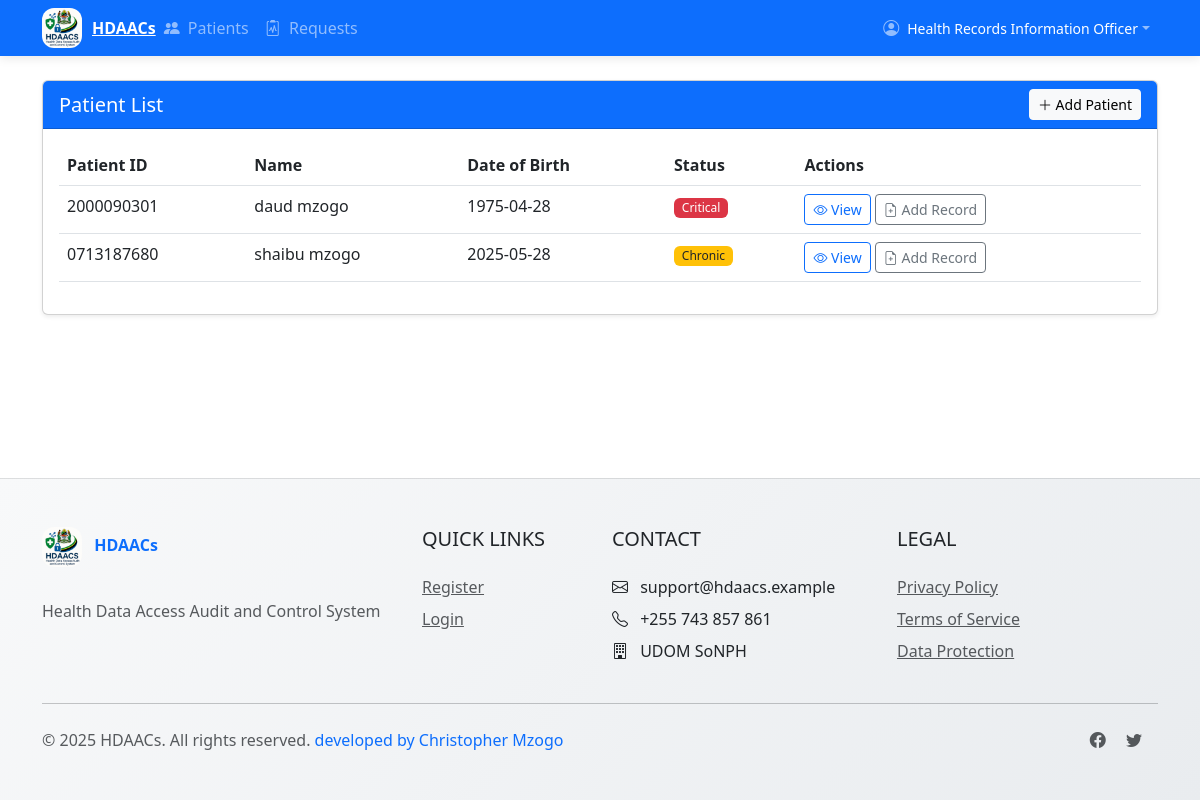
Page /patients/ (signed in) on the committed database.
### accounts/models.py (models this page shows, shortened)
class CustomUser(AbstractUser):
    FACILITY_CHOICES = [
        ('FAC1', 'Main Hospital'),
        ('FAC2', 'Regional Clinic'),
    ]
    ROLE_CHOICES = [
        ('HRIO', 'Health Records Information Officer'),
        ('DOCTOR', 'Doctor'),
        ('NURSE', 'Nurse'),
        ('PHARMACIST', 'Pharmacist'),
        ('ICT', 'ICT Staff'),
        ('HOD', 'Head of Department'),
        ('ADMIN', 'System Administrator'),
        ('AUDITOR', 'Auditor'),
        ('RESEARCHER', 'Researcher'),
    ]
    facility = models.CharField(max_length=50, choices=FACILITY_CHOICES, blank=True, null=True)
    role = models.CharField(max_length=20, choices=ROLE_CHOICES)
    department = models.CharField(max_length=100, blank=True, null=True)
    phone_number = models.CharField(max_length=20, blank=True, null=True)

### patients/models.py (models this page shows, shortened)
class Patient(models.Model):
    STATUS_CHOICES = [
        ('NORMAL', 'Normal'),
        ('CHRONIC', 'Chronic'),
        ('CRITICAL', 'Critical'),
    ]
    patient_number = models.CharField(
        max_length=20,
        unique=True,
        validators=[MinLengthValidator(10)]
    )
    first_name = models.CharField(max_length=100)
    last_name = models.CharField(max_length=100)
    date_of_birth = models.DateField()
    status = models.CharField(max_length=10, choices=STATUS_CHOICES, default='NORMAL')
    phone_number = models.CharField(max_length=20)
    email = models.EmailField(blank=True, null=True)
    created_by = models.ForeignKey(CustomUser, on_delete=models.SET_NULL, null=True)
    created_at = models.DateTimeField(auto_now_add=True)
    updated_at = models.DateTimeField(auto_now=True)

### patients/views.py (the view)
# urls.py: path('', views.patient_list, name='patient_list'),
@login_required
@hrio_required
def patient_list(request):
    patients = Patient.objects.all().order_by('-created_at')
    return render(request, 'patients/patient_list.html', {'patients': patients})

### patients/templates/patients/patient_list.html (shortened to what this page needs)
{% extends 'base.html' %}
{% block content %}
<div class="row">
    <div class="col-12">
        <div class="card">
            <div class="card-header bg-primary text-white d-flex justify-content-between align-items-center">
                <h5 class="mb-0">Patient List</h5>
                <a href="{% url 'patient_create' %}" class="btn btn-light btn-sm">
                    <i class="bi bi-plus-lg"></i> Add Patient
                </a>
            </div>
            <div class="card-body">
                {% if patients %}
                <div class="table-responsive">
                    <table class="table table-hover">
                        <thead>
                            <tr>
                                <th>Patient ID</th>
                                <th>Name</th>
                                <th>Date of Birth</th>
                                <th>Status</th>
                                <th>Actions</th>
                            </tr>
                        </thead>
                        <tbody>
                            {% for patient in patients %}
                            <tr>
                                <td>{{ patient.patient_number }}</td>
                                <td>{{ patient.first_name }} {{ patient.last_name }}</td>
                                <td>{{ patient.date_of_birth|date:"Y-m-d" }}</td>
                                <td>
                                    <span class="badge
                                        {% if patient.status == 'NORMAL' %}bg-primary
                                        {% elif patient.status == 'CHRONIC' %}bg-warning text-dark
                                        {% else %}bg-danger
                                        {% endif %}">
                                        {{ patient.get_status_display }}
                                    </span>
                                </td>
                                <td>
                                    <a href="{% url 'patient_detail' patient.pk %}" class="btn btn-sm btn-outline-primary">
                                        <i class="bi bi-eye"></i> View
                                    </a>
                                    <a href="{% url 'record_create' patient.pk %}" class="btn btn-sm btn-outline-secondary">
                                        <i class="bi bi-file-earmark-plus"></i> Add Record
                                    </a>
                                </td>
                            </tr>
                            {% endfor %}
                        </tbody>
                    </table>
                </div>
                {% else %}
                <div class="alert alert-info">
                    No patients found. <a href="{% url 'patient_create' %}">Add your first patient</a>.
                </div>
                {% endif %}
            </div>
        </div>
    </div>
</div>
{% endblock %}

### templates/base.html (shortened to what this page needs)
<!DOCTYPE html>
<html lang="en">
<head>
    <link href="https://cdn.jsdelivr.net/npm/bootstrap@5.3.0/dist/css/bootstrap.min.css" rel="stylesheet">
    <link rel="stylesheet" href="https://cdn.jsdelivr.net/npm/bootstrap-icons@1.10.0/font/bootstrap-icons.css">
     <link href="https://cdn.jsdelivr.net/npm/bootstrap@5.3.0/dist/css/bootstrap.min.css" rel="stylesheet">
    <link href="https://cdn.jsdelivr.net/npm/bootstrap-icons/font/bootstrap-icons.css" rel="stylesheet">
    {% load static %}
    {% load widget_tweaks %}
    <link rel="stylesheet" href="{% static 'css/styles.css' %}">
</head>
<body>
    <nav class="navbar navbar-expand-lg navbar-dark bg-primary">
        <div class="container">
            <a class="navbar-brand-logo" href="#">
                <img src="{% static 'img/lg.jpg' %}" alt="HDAACs Logo" class="logo-img">
                <span>HDAACs</span>
            </a>
            <div class="collapse navbar-collapse" id="navbarNav">
                <ul class="navbar-nav me-auto">
                    {% if user.is_authenticated %}
                        {% if user.role == 'HRIO' %}
                            <li class="nav-item">
                                <a class="nav-link" href="{% url 'patient_list' %}">
                                    <i class="bi bi-people-fill me-1"></i> Patients
                                </a>
                            </li>
                            <li class="nav-item">
                                <a class="nav-link" href="{% url 'hrio_request_list' %}">
                                    <i class="bi bi-clipboard2-pulse me-1"></i> Requests
                                </a>
                            </li>
                        {% elif user.role in 'DOCTOR,NURSE,PHARMACIST,ICT' %}
                            <li class="nav-item">
                                <a class="nav-link" href="{% url 'request_data' %}">
                                    <i class="bi bi-file-earmark-medical me-1"></i> Request Data
                                </a>
                            </li>
                        {% elif user.role == 'HOD' %}
                            <li class="nav-item">
                                <a class="nav-link" href="{% url 'hod_notifications' %}">
                                    <i class="bi bi-bell-fill me-1"></i> Notifications
                                </a>
                            </li>
                        {% endif %}
                    {% endif %}
                </ul>
                <ul class="navbar-nav">
                    {% if user.is_authenticated %}
                        <li class="nav-item dropdown">
                            <a class="nav-link dropdown-toggle d-flex align-items-center" href="#" role="button" data-bs-toggle="dropdown">
                                <i class="bi bi-person-circle me-2"></i>
                                <div>
                                    <small class="text-white-50" style="color: white !important;">{{ user.get_role_display }}</small>
                                </div>
                            </a>
                        </li>
                    {% endif %}
                </ul>
            </div>
        </div>
    </nav>
    <main class="container my-4">
        {% block content %}{% endblock %}
    </main>
    <footer class="py-5">
        <div class="container">
            <div class="row">
                <div class="col-lg-4 mb-4 mb-lg-0">
                    <div class="footer-logo">
                        <img src="{% static 'img/lg.jpg' %}" alt="HDAACs Logo" class="logo-img me-2">
                        HDAACs
                    </div>
                    <p class="text-muted mt-3">
                        Health Data Access Audit and Control System
                    </p>
                </div>
                <div class="col-lg-2 col-md-6 mb-4 mb-md-0">
                    <h5 class="text-uppercase mb-4">Quick Links</h5>
                    <ul class="list-unstyled">
                                                 <li class="mb-2"><a href="{% url 'register' %}" class="text-muted">Register</a></li>
                        <li class="mb-2"><a href="{% url 'login' %}" class="text-muted">Login</a></li>
                    </ul>
                </div>
                <div class="col-lg-3 col-md-6 mb-4 mb-md-0">
                    <h5 class="text-uppercase mb-4">Contact</h5>
                    <ul class="list-unstyled">
                        <li class="mb-2"><i class="bi bi-envelope me-2"></i> support@hdaacs.example</li>
                        <li class="mb-2"><i class="bi bi-telephone me-2"></i> +255 743 857 861</li>
                        <li class="mb-2"><i class="bi bi-building me-2"></i> UDOM SoNPH</li>
                    </ul>
                </div>
                <div class="col-lg-3 col-md-6">
                    <h5 class="text-uppercase mb-4">Legal</h5>
                    <ul class="list-unstyled">
                        <li class="mb-2"><a href="#" class="text-muted">Privacy Policy</a></li>
                        <li class="mb-2"><a href="#" class="text-muted">Terms of Service</a></li>
                        <li class="mb-2"><a href="#" class="text-muted">Data Protection</a></li>
                    </ul>
                </div>
            </div>
            <hr class="my-4">
            <div class="row align-items-center">
                <div class="col-md-6 text-center text-md-start">
                    <p class="text-muted mb-0">© {% now "Y" %} HDAACs. All rights reserved. <span style="color: #0d6efd;">developed by Christopher Mzogo</span></p>
                </div>
                <div class="col-md-6 text-center text-md-end">
                    <a href="#" class="text-muted me-3"><i class="bi bi-facebook"></i></a>
                    <a href="#" class="text-muted me-3"><i class="bi bi-twitter"></i></a>
                </div>
            </div>
        </div>
    </footer>
</body>
</html>

### static/css/styles.css (style rules this page uses)
body { display: flex; flex-direction: column; min-height: 100vh; }
main { flex: 1; }
.card { box-shadow: 0 0.125rem 0.25rem rgba(0, 0, 0, 0.075); }
.card-header { font-weight: 500; }
.table th { white-space: nowrap; }
.badge { font-weight: 500; }

### templates/base.html (style rules this page uses)
.navbar-brand-logo { display: flex; align-items: center; font-weight: 700; color: white; }
.logo-img { height: 40px; margin-right: 10px; border-radius: 30%; }
.navbar { box-shadow: 0 2px 10px rgba(0,0,0,0.1); padding-top: 0.5rem; padding-bottom: 0.5rem; }
footer { background: linear-gradient(135deg, #f8f9fa 0%, #e9ecef 100%); border-top: 1px solid rgba(0,0,0,0.1); }
.footer-logo { font-weight: 700; color: #0d6efd; margin-bottom: 1rem; display: inline-block; }
.nav-link { font-weight: 500; padding: 0.5rem 1rem; border-radius: 0.25rem; transition: all 0.3s ease; }

### rows in the picture
CustomUser: role "Health Records Information Officer"
Patient: patient_number "2000090301", first_name "daud", last_name "mzogo", date_of_birth "1975-04-28", status "Critical"
Patient: patient_number "0713187680", first_name "shaibu", last_name "mzogo", date_of_birth "2025-05-28", status "Chronic"
